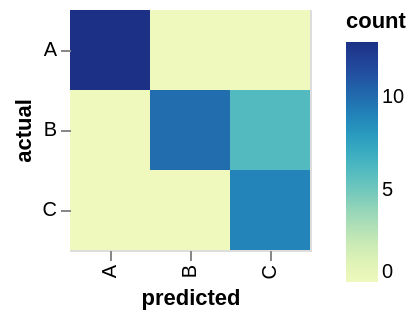

Specify this chart in Vega-Lite:
### Vega specification from a JSON file in a GitHub repository (floating-point values rounded to 4 significant figures)
{"$schema": "https://vega.github.io/schema/vega/v5.json", "background": "white", "padding": 5, "style": "cell", "data": [{"name": "highlight_store"}, {"name": "source_0", "values": [{"actual": "A", "predicted": "A", "count": 13}, {"actual": "A", "predicted": "B", "count": 0}, {"actual": "A", "predicted": "C", "count": 0}, {"actual": "B", "predicted": "A", "count": 0}, {"actual": "B", "predicted": "B", "count": 10}, {"actual": "B", "predicted": "C", "count": 6}, {"actual": "C", "predicted": "A", "count": 0}, {"actual": "C", "predicted": "B", "count": 0}, {"actual": "C", "predicted": "C", "count": 9}]}, {"name": "data_0", "source": "source_0", "transform": [{"type": "identifier", "as": "_vgsid_"}, {"type": "filter", "expr": "isValid(datum[\"count\"]) && isFinite(+datum[\"count\"])"}]}], "signals": [{"name": "x_step", "value": 40}, {"name": "width", "update": "bandspace(domain('x').length, 0, 0) * x_step"}, {"name": "y_step", "value": 40}, {"name": "height", "update": "bandspace(domain('y').length, 0, 0) * y_step"}, {"name": "unit", "value": {}, "on": [{"events": "mousemove", "update": "isTuple(group()) ? group() : unit"}]}, {"name": "highlight", "update": "vlSelectionResolve(\"highlight_store\", \"union\", true, true)"}, {"name": "highlight_tuple", "on": [{"events": [{"source": "scope", "type": "click"}], "update": "datum && item().mark.marktype !== 'group' ? {unit: \"\", fields: highlight_tuple_fields, values: [(item().isVoronoi ? datum.datum : datum)[\"_vgsid_\"]]} : null", "force": true}, {"events": [{"source": "scope", "type": "dblclick"}], "update": "null"}]}, {"name": "highlight_tuple_fields", "value": [{"type": "E", "field": "_vgsid_"}]}, {"name": "highlight_toggle", "value": false, "on": [{"events": [{"source": "scope", "type": "click"}], "update": "event.shiftKey"}, {"events": [{"source": "scope", "type": "dblclick"}], "update": "false"}]}, {"name": "highlight_modify", "on": [{"events": {"signal": "highlight_tuple"}, "update": "modify(\"highlight_store\", highlight_toggle ? null : highlight_tuple, highlight_toggle ? null : true, highlight_toggle ? highlight_tuple : null)"}]}], "marks": [{"name": "marks", "type": "rect", "style": ["rect"], "interactive": true, "from": {"data": "data_0"}, "encode": {"update": {"strokeWidth": {"value": 2}, "fill": {"scale": "fill", "field": "count"}, "stroke": [{"test": "(!(length(data(\"highlight_store\"))) || (vlSelectionTest(\"highlight_store\", datum))) && (length(data(\"highlight_store\")))", "value": "black"}, {"value": null}], "opacity": [{"test": "!(length(data(\"highlight_store\"))) || (vlSelectionTest(\"highlight_store\", datum))", "value": 1}, {"value": 0.5}], "zindex": [{"test": "!(length(data(\"highlight_store\"))) || (vlSelectionTest(\"highlight_store\", datum))", "value": 1}, {"value": 0}], "description": {"signal": "\"actual: \" + (isValid(datum[\"actual\"]) ? datum[\"actual\"] : \"\"+datum[\"actual\"]) + \"; predicted: \" + (isValid(datum[\"predicted\"]) ? datum[\"predicted\"] : \"\"+datum[\"predicted\"]) + \"; count: \" + (format(datum[\"count\"], \"\"))"}, "x": {"scale": "x", "field": "predicted"}, "width": {"scale": "x", "band": 1}, "y": {"scale": "y", "field": "actual"}, "height": {"scale": "y", "band": 1}}}}], "scales": [{"name": "x", "type": "band", "domain": {"data": "data_0", "field": "predicted", "sort": true}, "range": {"step": {"signal": "x_step"}}, "paddingInner": 0, "paddingOuter": 0}, {"name": "y", "type": "band", "domain": {"data": "data_0", "field": "actual", "sort": true}, "range": {"step": {"signal": "y_step"}}, "paddingInner": 0, "paddingOuter": 0}, {"name": "fill", "type": "linear", "domain": {"data": "data_0", "field": "count"}, "range": "heatmap", "interpolate": "hcl", "zero": false}], "axes": [{"scale": "x", "orient": "bottom", "grid": false, "title": "predicted", "labelAlign": "right", "labelAngle": 270, "labelBaseline": "middle", "zindex": 1}, {"scale": "y", "orient": "left", "grid": false, "title": "actual", "zindex": 1}], "legends": [{"fill": "fill", "gradientLength": {"signal": "clamp(height, 64, 200)"}, "title": "count", "encode": {"gradient": {"update": {"opacity": {"value": 1}}}}}], "config": {"range": {"ramp": {"scheme": "yellowgreenblue"}}, "axis": {"domain": false}}}
